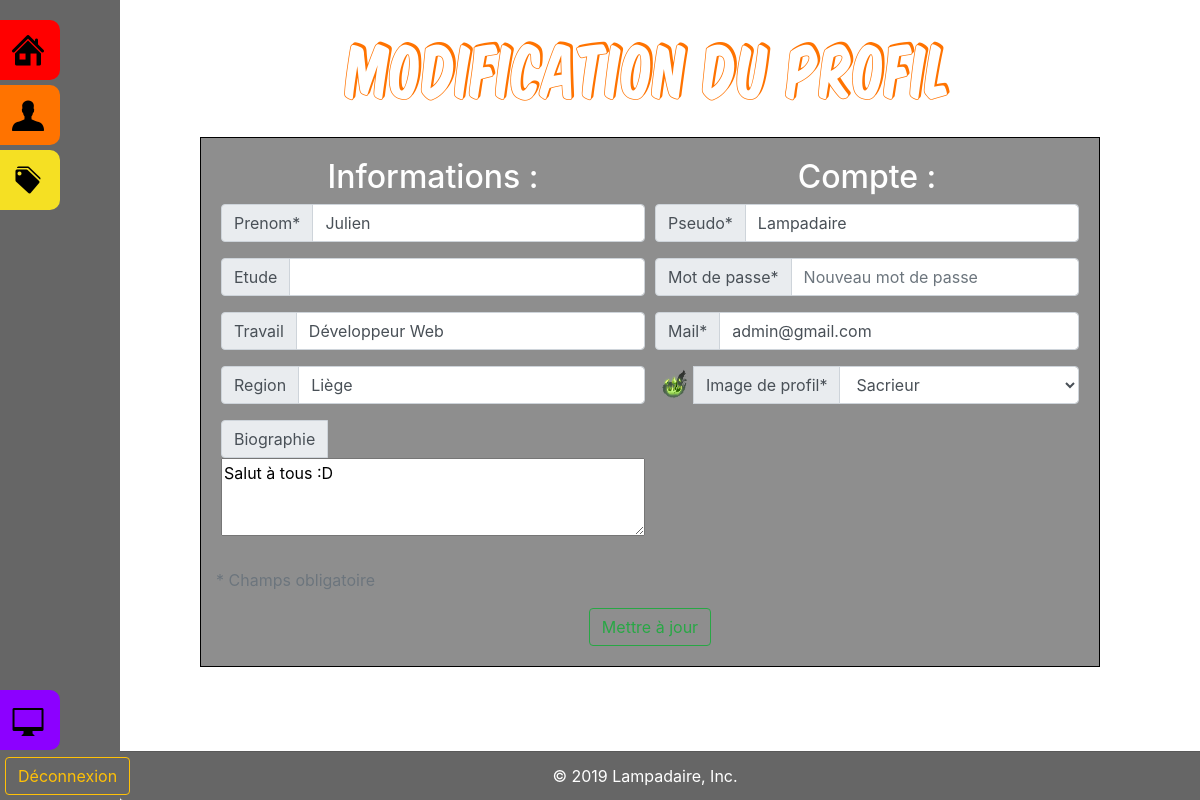
The page /modification-profil.php (signed in) on the database its author committed.
### tables this page shows
CREATE TABLE IF NOT EXISTS `membres` (
  `id` int(11) NOT NULL AUTO_INCREMENT,
  `id_rang` int(11) NOT NULL DEFAULT '1',
  `pseudo` varchar(50) NOT NULL,
  `mdp` varchar(200) NOT NULL,
  `mail` varchar(255) NOT NULL,
  `classe_principale` varchar(255) NOT NULL,
  `bio` varchar(250) DEFAULT NULL,
  `prenom` varchar(50) NOT NULL,
  `etude` varchar(50) DEFAULT NULL,
  `travail` varchar(50) DEFAULT NULL,
  `region` varchar(50) DEFAULT NULL,
  `date_inscription` datetime NOT NULL DEFAULT CURRENT_TIMESTAMP,
  PRIMARY KEY (`id`),
  UNIQUE KEY `mail` (`mail`),
  UNIQUE KEY `pseudo` (`pseudo`),
  KEY `id_rang` (`id_rang`)
);

### modification-profil.php (the view, shortened to what this page needs)
<?php session_start();
    require_once 'dbb_connexion.php';
	$idPseudo = $_SESSION['idprofil'];
?>
<!DOCTYPE html>
<html lang="fr">
<head>
    <link rel="stylesheet" href="https://stackpath.bootstrapcdn.com/bootstrap/4.3.1/css/bootstrap.min.css">
    <link rel="stylesheet" type="text/css" href="css/styles.css">
    <link rel="stylesheet" type="text/css" href="css/styles-profil.css">
</head>
<body>
    <?php require_once('header-profil.php'); ?>
    <h1 class="titre-page" style="color: rgb(255, 115, 0);">Modification du profil</h1>
    <section class="box text-center text-white principale">
        <div class="text-center">
            <?php
                $profil = mysqli_query($bdd, 'SELECT pseudo, mail, bio, classe_principale, prenom, etude, travail, region FROM membres WHERE id = '.$idPseudo.';');
                $profil = mysqli_fetch_array($profil, MYSQLI_ASSOC);
            ?>
                <form action="" method="POST">
                    <div class="form-row">
                        <div class="form-group col-md-6">
                            <h2>Informations :</h2>
                            <div class="input-group mb-3">
                                <div class="input-group-prepend">
                                    <span class="input-group-text" id="prenom">Prenom*</span>
                                </div>
                                <input type="text" class="form-control" value="<?php echo utf8_encode($profil['prenom']); ?>" aria-label="prenom" aria-describedby="prenom" name="newprenom" required>
                            </div>
                            <div class="input-group mb-3">
                                <div class="input-group-prepend">
                                    <span class="input-group-text" id="etude">Etude</span>
                                </div>
                                <input type="text" class="form-control" value="<?php echo utf8_encode($profil['etude']); ?>" aria-label="etude" aria-describedby="etude" name="newetude">
                            </div>
                            <div class="input-group mb-3">
                                <div class="input-group-prepend">
                                    <span class="input-group-text" id="travail">Travail</span>
                                </div>
                                <input type="text" class="form-control" value="<?php echo utf8_encode($profil['travail']); ?>" aria-label="travail" aria-describedby="travail" name="newtravail">
                            </div>
                            <div class="input-group mb-3">
                                <div class="input-group-prepend">
                                    <span class="input-group-text" id="region">Region</span>
                                </div>
                                <input type="text" class="form-control" value="<?php echo utf8_encode($profil['region']); ?>" aria-label="region" aria-describedby="region" name="newregion">
                            </div>
                            <div class="input-group mb-3">
                                <div class="input-group-prepend">
                                    <span class="input-group-text" id="bio">Biographie</span>
                                </div>
                                <textarea id="bio" rows="3" cols="62" name="newbio"><?php echo utf8_encode($profil['bio']); ?></textarea>
                            </div>
                        </div>
                        <div class="form-group col-md-6">
                            <h2>Compte :</h2>
                            <div class="input-group mb-3">
                                <div class="input-group-prepend">
                                    <span class="input-group-text" id="pseudo">Pseudo*</span>
                                </div>
                                <input type="text" class="form-control" value="<?php echo $profil['pseudo']; ?>" aria-label="pseudo" aria-describedby="pseudo" name="newpseudo" required>
                            </div>
                            <div class="input-group mb-3">
                                <div class="input-group-prepend">
                                    <span class="input-group-text" id="mdp">Mot de passe*</span>
                                </div>
                                <input type="password" class="form-control" placeholder="Nouveau mot de passe" aria-label="mdp" aria-describedby="mdp" name="mdp">
                            </div>
                            <div class="input-group mb-3">
                                <div class="input-group-prepend">
                                    <span class="input-group-text" id="mail">Mail*</span>
                                </div>
                                <input type="email" class="form-control" value="<?php echo utf8_encode($profil['mail']); ?>" aria-label="mail" aria-describedby="mail" name="newmail" required>
                            </div>
                            <div class="input-group mb-3">
                                <img src="<?php echo $profil['classe_principale']; ?>" alt="Image" width="38px" height="38px">
                                <div class="input-group-prepend">
                                    <span class="input-group-text" id="image">Image de profil*</span>
                                </div>
                                <select class="form-control" name="newimage" id="image" required>
                                    <?php if(utf8_encode($profil['classe_principale']) == "icons/logo/sacrieur.png"){ echo '<option value="icons/logo/sacrieur.png" selected>Sacrieur</option>';}else{ echo '<option value="icons/logo/sacrieur.png">Sacrieur</option>'; } ?>
								</select>
                            </div>
                        </div>
                        <p class="text-muted">* Champs obligatoire</p>
                    </div>
                    <button type="submit" class="btn btn-outline-success">Mettre à jour</button>
                </form>
        </div>
    </section>
    <?php require_once('footer.php');
    mysqli_close($bdd); ?>
</body>
</html>

### css/styles.css (style rules this page uses)
body { background-color: white; background-image: url('../icons/fond.jpg'); background-repeat: no-repeat; background-attachment: fixed; background-size: cover; color: white; }
h1.titre-page { padding-top: 25px; padding-bottom: 20px; padding-left: 100px; font-size: 70px; font-family: KOMTITS; text-align: center; }

### css/styles-profil.css (style rules this page uses)
.box { margin-left: 200px; margin-right: 100px; margin-bottom: 25px; padding: 20px; border: 1px black solid; text-align: center; background-color: rgba(0, 0, 0, 0.445); }

### rows shown on the page
membres: newprenom "Julien", newtravail "Développeur Web", newregion "Liège", newbio "Salut à tous :D", newpseudo "Lampadaire", newmail "admin@gmail.com", classe_principale (picture), newimage "Sacrieur"

### other values the page prints
$Footer "© 2019 Lampadaire, Inc."
